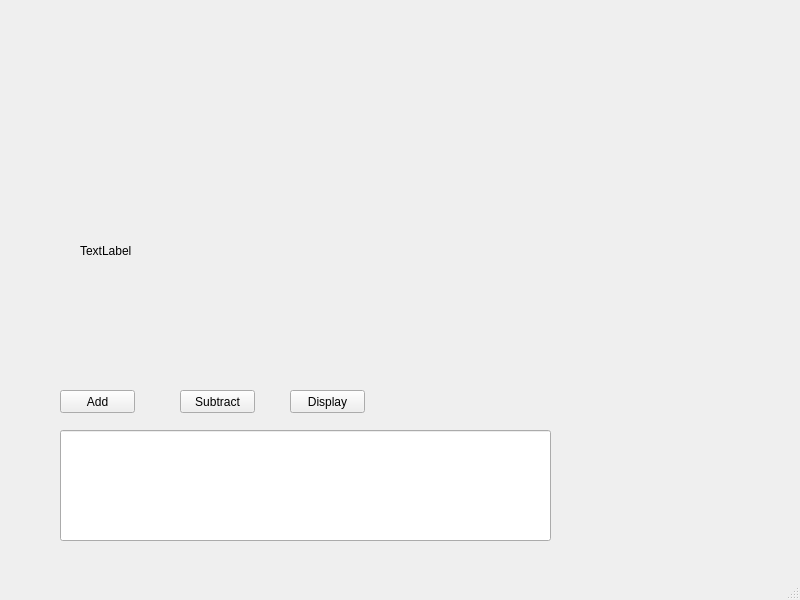
<?xml version="1.0" encoding="UTF-8"?>
<ui version="4.0">
 <class>Display</class>
 <widget class="QMainWindow" name="Display">
  <property name="geometry">
   <rect>
    <x>0</x>
    <y>0</y>
    <width>800</width>
    <height>600</height>
   </rect>
  </property>
  <property name="windowTitle">
   <string>MainWindow</string>
  </property>
  <widget class="QWidget" name="centralwidget">
   <widget class="QLineEdit" name="lineEdit">
    <property name="geometry">
     <rect>
      <x>60</x>
      <y>430</y>
      <width>491</width>
      <height>111</height>
     </rect>
    </property>
   </widget>
   <widget class="QPushButton" name="Add">
    <property name="geometry">
     <rect>
      <x>60</x>
      <y>390</y>
      <width>75</width>
      <height>23</height>
     </rect>
    </property>
    <property name="text">
     <string>Add</string>
    </property>
   </widget>
   <widget class="QPushButton" name="Subtract">
    <property name="geometry">
     <rect>
      <x>180</x>
      <y>390</y>
      <width>75</width>
      <height>23</height>
     </rect>
    </property>
    <property name="text">
     <string>Subtract</string>
    </property>
   </widget>
   <widget class="QPushButton" name="pushButton_3">
    <property name="geometry">
     <rect>
      <x>290</x>
      <y>390</y>
      <width>75</width>
      <height>23</height>
     </rect>
    </property>
    <property name="text">
     <string>Display</string>
    </property>
   </widget>
   <widget class="QLabel" name="label">
    <property name="geometry">
     <rect>
      <x>80</x>
      <y>190</y>
      <width>471</width>
      <height>121</height>
     </rect>
    </property>
    <property name="text">
     <string>TextLabel</string>
    </property>
   </widget>
  </widget>
  <widget class="QMenuBar" name="menubar">
   <property name="geometry">
    <rect>
     <x>0</x>
     <y>0</y>
     <width>800</width>
     <height>21</height>
    </rect>
   </property>
  </widget>
  <widget class="QStatusBar" name="statusbar"/>
 </widget>
 <resources/>
 <connections/>
</ui>
